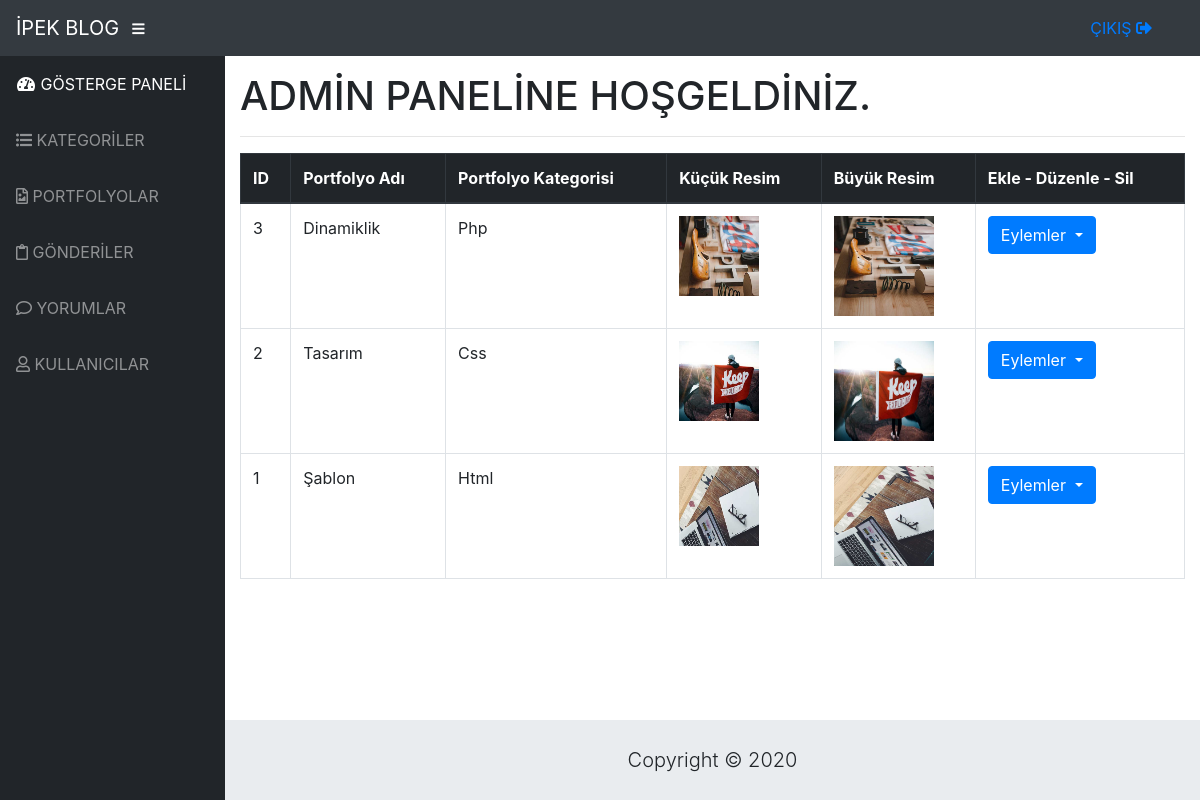
The app's page /blogw/admin/portfolios.php (signed in) with its own data.
### tables this page shows
CREATE TABLE `portfolios` (
  `portfolio_id` int(5) NOT NULL,
  `portfolio_name` varchar(50) NOT NULL,
  `portfolio_category` varchar(50) NOT NULL,
  `portfolio_img_sm` text NOT NULL,
  `portfolio_img_bg` text NOT NULL
);

### blogw/admin/portfolios.php (the view, shortened to what this page needs)
<?php include "includes/admin_header.php"; ?>
<div id="wrapper">
<?php include "includes/admin_sidebar.php"; ?>
<div id="content-wrapper">
    <div class="container-fluid">
        <h1>ADMİN PANELİNE HOŞGELDİNİZ.</h1>
        <hr>
        <table class="table table-bordered">
            <thead class="thead-dark">
                <tr>
                    <th>ID</th>
                    <th>Portfolyo Adı</th>
                    <th>Portfolyo Kategorisi</th>
                    <th>Küçük Resim</th>
                    <th>Büyük Resim</th>
                    <th>Ekle - Düzenle - Sil</th>
                </tr>
            </thead>
            <tbody>
                <?php
                    $sql_query = "SELECT * FROM portfolios ORDER BY portfolio_id DESC";
                    $select_all_portfolios = mysqli_query($conn, $sql_query);
                        $k = 1;
                        while($row = mysqli_fetch_assoc($select_all_portfolios))
                        {
                            $portfolio_id       =   $row["portfolio_id"];
                            $portfolio_name     =   $row["portfolio_name"];
                            $portfolio_category =   $row["portfolio_category"];
                            $portfolio_img_sm   =   $row["portfolio_img_sm"];
                            $portfolio_img_bg   =   $row["portfolio_img_bg"];
                            echo"
                                <tr>
                                    <td>{$portfolio_id}</td>
                                    <td>{$portfolio_name}</td>
                                    <td>{$portfolio_category}</td>
                                    <td><img src='../img/$portfolio_img_sm' width='80px' height='80px'></td>
                                    <td><img src='../img/$portfolio_img_bg' width='100px' height='100px'></td>
                                    <td>
                                        <div class='dropdown'>
                                            <button class='btn btn-primary dropdown-toggle' type='button' id='dropdownMenuButton' data-toggle='dropdown' aria-haspopup='true' aria-expanded='false'>
                                                Eylemler
                                            </button>
                                            <div class='dropdown-menu' aria-labelledby='dropdownMenuButton'>
                                                <a class='dropdown-item' data-toggle='modal' data-target='#edit_modal$k' href='#'>Düzenle</a>
                                                <div class='dropdown-divider'></div>
                                                <a class='dropdown-item' href='portfolios.php?delete={$portfolio_id}'>Sil</a>
                                                <div class='dropdown-divider'></div>
                                                <a class='dropdown-item' data-toggle='modal' data-target='#add_modal'>Ekle</a>
                                            </div>
                                        </div>
                                    </td>
                                </tr>
                            ";
                ?>
                <?php $k++;} ?>
            </tbody>
        </table>
<?php include "includes/admin_footer.php"; ?>

### blogw/admin/includes/admin_header.php (shortened to what this page needs)
<!DOCTYPE html>
<html lang="en">
  <head>
    <link href="vendor/bootstrap/css/bootstrap.min.css" rel="stylesheet">
    <link href="vendor/fontawesome-free/css/all.min.css" rel="stylesheet" type="text/css">
    <link href="vendor/datatables/dataTables.bootstrap4.css" rel="stylesheet">
    <link href="css/sb-admin.css" rel="stylesheet">
  </head>
  <body>
    <nav class="navbar navbar-expand navbar-dark bg-dark static-top">
      <a class="navbar-brand mr-1" href="../">İPEK BLOG </a>
      <button class="btn btn-link btn-sm text-white order-1 order-sm-0" id="sidebarToggle" href="#">
        <i class="fas fa-bars"></i>
      </button>
      <div class="d-none d-md-inline-block form-inline ml-auto mr-0 mr-md-3 my-2 my-md-0">
          <a class="nav-link" href="logout.php">
              <span>ÇIKIŞ</span>
              <i class="fas fa-sign-out-alt"></i>
          </a>
      </div>
    </nav>

### blogw/admin/includes/admin_sidebar.php
<ul class="sidebar navbar-nav">
  <li class="nav-item active">
    <a class="nav-link" href="index.php">
      <i class="fas fa-fw fa-tachometer-alt"></i>
      <span>GÖSTERGE PANELİ</span>
    </a>
  </li>
  <li class="nav-item">
    <a class="nav-link" href="categories.php">
      <i class="fas fa-list-ul"></i>
      <span>KATEGORİLER</span></a>
  </li>
  <li class="nav-item">
    <a class="nav-link" href="portfolios.php">
      <i class="far fa-file-image"></i>
      <span>PORTFOLYOLAR</span></a>
  </li>
  <li class="nav-item">
    <a class="nav-link" href="posts.php">
      <i class="far fa-clipboard"></i>
      <span>GÖNDERİLER</span></a>
  </li>
  <li class="nav-item">
    <a class="nav-link" href="comment.php">
      <i class="far fa-comment"></i>
      <span>YORUMLAR</span></a>
  </li>
  <li class="nav-item">
    <a class="nav-link" href="users.php">
      <i class="far fa-user"></i>
      <span>KULLANICILAR</span></a>
  </li>
</ul>

### blogw/admin/includes/admin_footer.php (shortened to what this page needs)
</div>
        <footer class="sticky-footer">
          <div class="container my-auto">
            <div class="copyright text-center my-auto">
              <span class="lead">Copyright ©  2020</span>
            </div>
          </div>
        </footer>
      </div>
    </div>
  </body>
</html>

### blogw/admin/css/sb-admin.css (style rules this page uses)
html { position: relative; min-height: 100%; }
body { height: 100%; }
#wrapper { display: -webkit-box; display: -ms-flexbox; display: flex; }
#wrapper #content-wrapper { overflow-x: hidden; width: 100%; padding-top: 1rem; padding-bottom: 80px; }
.navbar-nav .nav-item.active .nav-link { color: #fff; }
.sidebar { width: 90px !important; background-color: #212529; min-height: calc(100vh - 56px); }
.sidebar .nav-item:last-child { margin-bottom: 1rem; }
.sidebar .nav-item .nav-link { text-align: center; padding: 0.75rem 1rem; width: 90px; }
.sidebar .nav-item .nav-link span { font-size: 0.65rem; display: block; }
.sidebar .nav-item .nav-link { color: rgba(255, 255, 255, 0.5); }
@media (min-width: 768px) { .sidebar { width: 225px !important; } }
@media (min-width: 768px) { .sidebar .nav-item .nav-link { display: block; width: 100%; text-align: left; padding: 1rem; width: 225px; } }
@media (min-width: 768px) { .sidebar .nav-item .nav-link span { font-size: 1rem; display: inline; } }
:root { --input-padding-x: 0.75rem; --input-padding-y: 0.75rem; }
footer.sticky-footer { display: -webkit-box; display: -ms-flexbox; display: flex; position: absolute; right: 0; bottom: 0; width: calc(100% - 90px); height: 80px; background-color: #e9ecef; }
footer.sticky-footer .copyright { line-height: 1; font-size: 0.8rem; }
@media (min-width: 768px) { footer.sticky-footer { width: calc(100% - 225px); } }

### records on screen
portfolios: portfolio_id "3", portfolio_name "Dinamiklik", portfolio_category "Php", portfolio_img_sm (picture), portfolio_img_bg (picture)
portfolios: portfolio_id "2", portfolio_name "Tasarım", portfolio_category "Css", portfolio_img_sm (picture), portfolio_img_bg (picture)
portfolios: portfolio_id "1", portfolio_name "Şablon", portfolio_category "Html", portfolio_img_sm (picture), portfolio_img_bg (picture)
